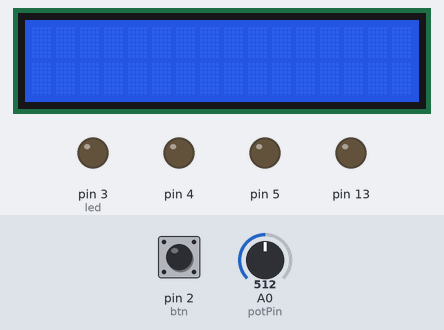
Recording of a sketch running on a simulated Arduino Uno, built with avr-gcc and run on an emulated ATmega328P. On the bench: 16×2 character LCD, output pins drawn as LEDs (lit = HIGH). The test bench sets the inputs (shaded band); at power-on: pin 2 (btn) HIGH, A0 (potPin) = 512.

Above: at 1.2 s.
1.3 s: pin 2 (btn) pulled LOW for 0.15 s
At 2.1 s:
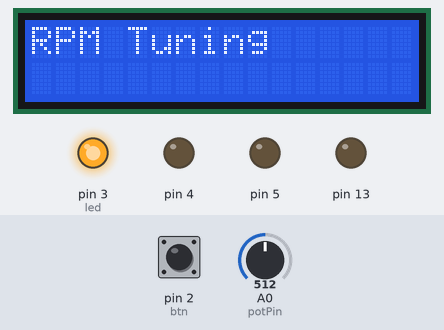
2.9 s: pin 2 (btn) pulled LOW for 1 s
At 3.5 s:
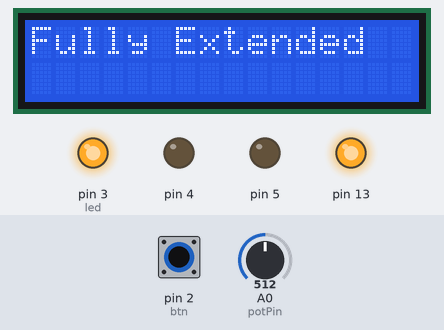
5.4 s: pin 2 (btn) pulled LOW for 0.15 s
At 6.6 s:
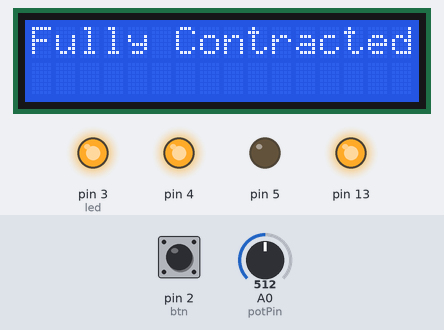
7.0 s: pin 2 (btn) pulled LOW for 3.2 s
At 7.8 s:
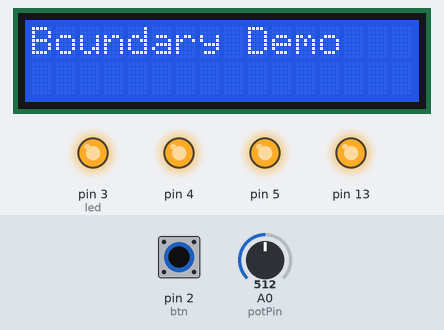
11.7 s: pin 2 (btn) pulsed LOW 5 times (0.12 s each, 0.3 s apart)
At 13.4 s:
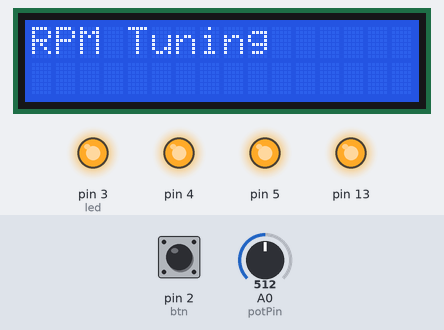
Timing chart, 0 to 14.9 s (numbered marks = the images above; inputs shaded):
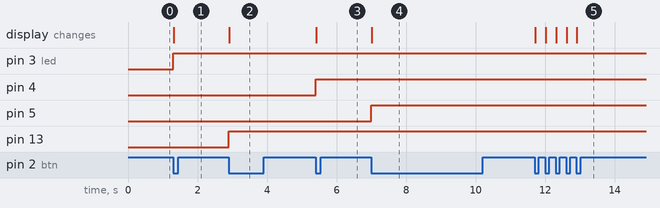

The sketch:

sketch_nov23b.ino
```cpp
#include <Wire.h>
#include <LiquidCrystal_I2C.h>

int potPin = A0;
int val = 0;
int pos = 0;
const int btn = 2;
const int led = 3;
int selector = 0;
boolean isPressed = false;
unsigned long buf[8] = {0,0,0,0,0,0,0,0};

LiquidCrystal_I2C lcd(0x27,16,2);  //I have used I2C scan program, so address is correct.

void setup() {

  lcd.init();
  lcd.backlight();
  lcd.home();
  Serial.begin(9600);
  pinMode(btn, INPUT_PULLUP);
  pinMode(led, OUTPUT);
  pinMode(13, OUTPUT);
  pinMode(4, OUTPUT);
  pinMode(5, OUTPUT);
}

void loop ()
{
  if (digitalRead(btn) == LOW && isPressed == false ) //button is pressed AND this is the first digitalRead() that the button is pressed
  {
    isPressed = true;  //set to true, so this code will not run again until button released
    doSwitchStatement(); // a call to a separate function that performs the switch statement and subsequent evoked code

    selector++; // this is done after the doSwitchStatement(), so case 0 will be executed on the first button press
    if (selector > 3) {
      selector = 0;
    }
    // selector = (selector+1) % 4;  // does the same, without if-statement
  } else if (digitalRead(btn) == HIGH)
  {
    isPressed = false; //button is released, variable reset
  }
}

void doSwitchStatement() {
  switch(selector) {
  case 0:
    digitalWrite(led, HIGH);
    lcd.clear();
    lcd.print("RPM Tuning");
    delay(250);
    doRun();
    // add a call to doExtraStuff() if you like
    break;
  case 1:
    digitalWrite(13, HIGH);
    lcd.clear();
    lcd.print("Fully Extended");
    delay(250);
    doExtend();
    break;
  case 2:
    digitalWrite(4, HIGH);
    lcd.clear();
    lcd.print("Fully Contracted");
    delay(250);
    doContract();
    break;
  case 3:
    digitalWrite(5, HIGH);
    lcd.clear();
    lcd.print("Boundary Demo");
    delay(250);
  }
}

void doRun(){
  val = analogRead(potPin);
  pos = map(val, 0, 1023, 0, 255);
  //buf[8] = {pos,0,0,0,0,0,0,0};
  //insert CAN send message here
  return;
}

void doExtend(){
  pos = 255;
  //buf[8] = {pos,0,0,0,0,0,0,0};
  //insert CAN send message here
  return;
}

void doContract(){
  pos = 0;
  //buf[8] = {pos,0,0,0,0,0,0,0};
  //insert CAN send message here
  return;
}

void doDemo(){
  for(int i = 0; i<=50; i++);
  pos = 0;
  //buf[8] = {pos,0,0,0,0,0,0,0};
  //insert CAN send message here
  delay(1000);
  pos = 255;
  //buf[8] = {pos,0,0,0,0,0,0,0};
  //insert CAN send message here
  delay(1000);
  return;
}
```

Measured:
- after the input at 1.3 s, pin 3 (led): LOW → HIGH at once; the display: changes at once (image 1)
- after the input at 2.9 s, pin 13: LOW → HIGH at once; the display: changes at once (image 2)
- after the input at 5.4 s, pin 4: LOW → HIGH at once; the display: changes at once (image 3)
- after the input at 7.0 s, pin 5: LOW → HIGH at once; the display: changes at once (image 4)
- after the input at 11.7 s, the display: changes at once (image 5)
